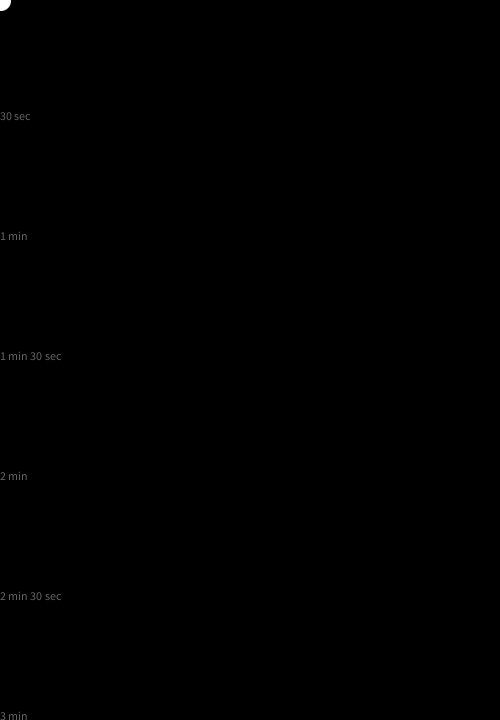
Frame 1 (no input)
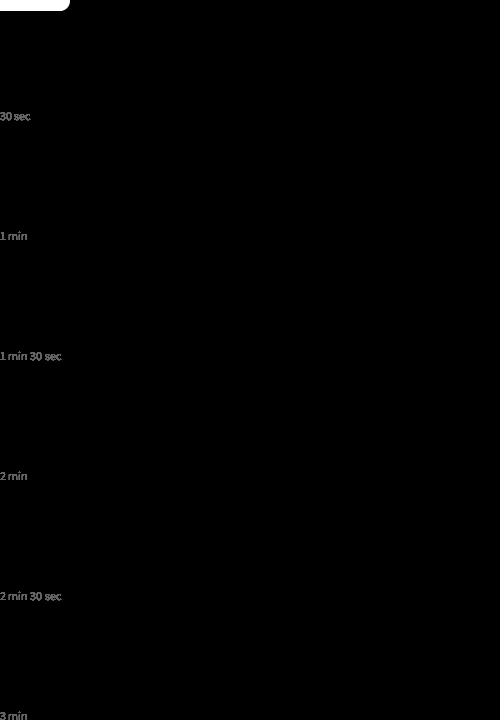
Frame 60 (the mouse pressed at the canvas centre just before this capture)
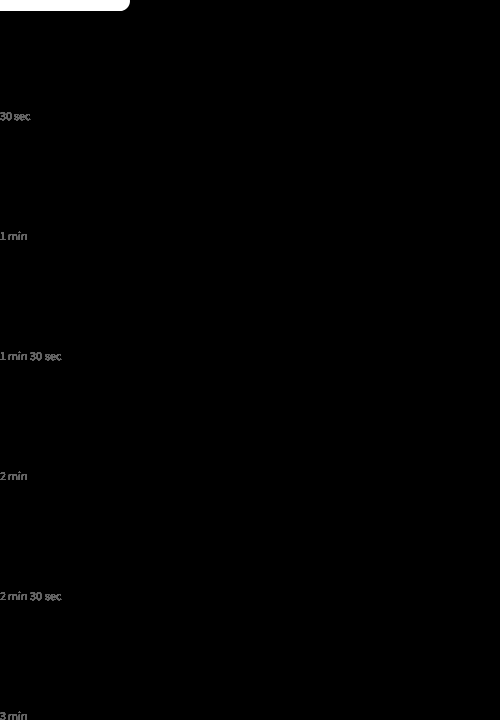
Frame 120 (the mouse held since frame 60 and released just before this capture)

The Processing sketch that drew these frames (run headless with seeded random() and noise(); from frame 60 on, the mouse is pressed at the canvas centre):

// Processing sketch: processing_29380
// ── processing_29380.pde

int a = 1;
int b = 1;
 
void setup(){
    size(500,720);
    background(0);
    noFill();
    noStroke();
}
 
void draw(){
    fill(255);
    ellipse(a++,b,20,20);
 
     
   if(a >= width) {
       a = 0;
       b+=20;
   }
    fill(100);
    text("30 sec",0,120);
    text("1 min",0,240);
    text("1 min 30 sec",0,360);
    text("2 min",0,480);
    text("2 min 30 sec",0,600);
    text("3 min",0,720);

     
} 
